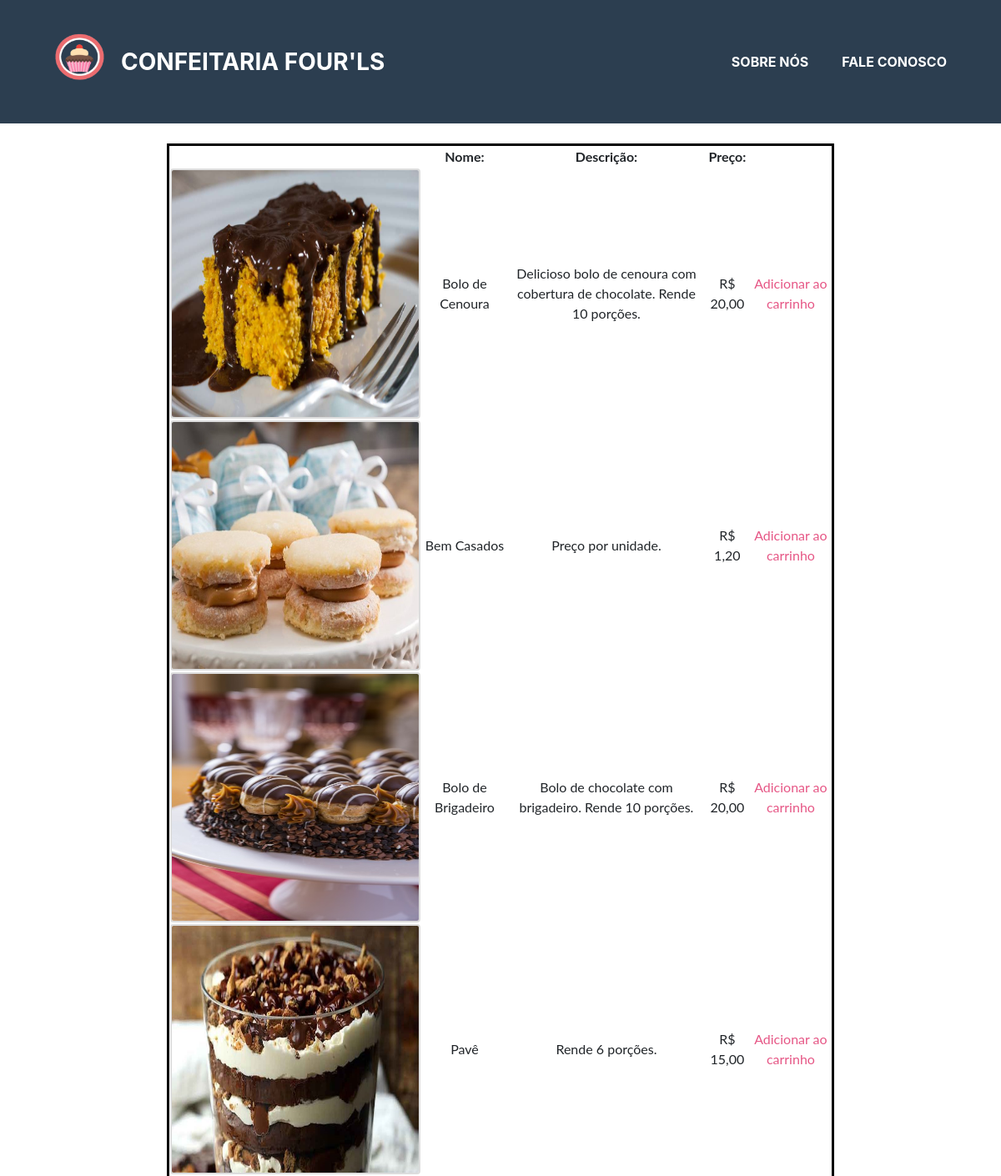
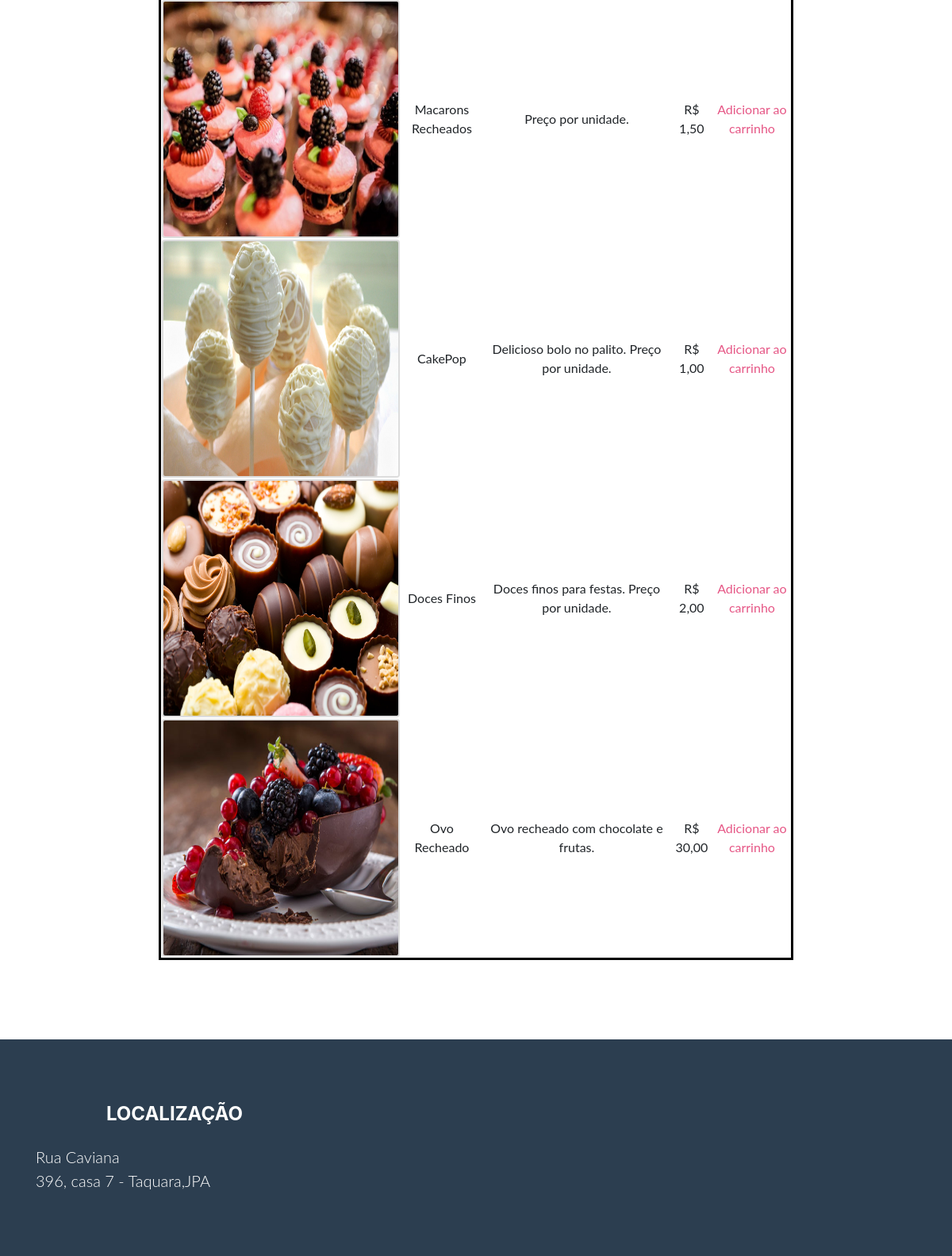
The page /src/paginainicial/cardapioinicial.php on the database its author committed (2 pictures, top to bottom).
### tables this page shows
CREATE TABLE produto(
id_produto INT NOT NULL PRIMARY KEY AUTO_INCREMENT,
nomepro VARCHAR (50),
descricao VARCHAR(300),
preco FLOAT,
imagem VARCHAR(250)
);

### src/paginacliente/cardapio/cardapioModel.php (called while the page is built, shortened)
<?php
    function buscarProdutos() {
        $conexao = getConnection();
        $select = $conexao->prepare("SELECT id_produto, nomepro, descricao, preco, imagem FROM produto");
        $select->execute();
        if ($select) {
            $fetch = $select->fetchAll();
            return $fetch;
        } else {
            die($select->errorInfo());
        }
        return null;
    }
?>

### src/paginacliente/cardapio/cardapioCtrl.php (called while the page is built)
<?php
    require "cardapioModel.php";
    function buscarProdutosCtrl() {
        return buscarProdutos();
    }

### src/paginainicial/cardapioinicial.php (the view, shortened to what this page needs)
<!DOCTYPE html>
<html lang="br">
<head>
  <link href="cardapio.css" rel="stylesheet" type="text/css">
  <link href="../paginacliente/cardapio/cardapio.css" rel="stylesheet">
</head>
<body id="page-top">
    <nav class="navbar navbar-expand-lg bg-secondary text-uppercase fixed-top" id="mainNav">
        <div class="container">
          <img class="logo" src="logo.png" height="100" width="100">
          <a class="navbar-brand js-scroll-trigger" href="../paginacliente.php">Confeitaria Four'ls</a>
          <div class="collapse navbar-collapse" id="navbarResponsive">
            <ul class="navbar-nav ml-auto">
              <li class="nav-item mx-0 mx-lg-1">
                <a class="nav-link py-3 px-0 px-lg-3" href="../paginacliente.php#sobrenos">Sobre nós</a>
              </li>
              <li class="nav-item mx-0 mx-lg-1">
                <a class="nav-link py-3 px-0 px-lg-3" href="../paginacliente.php#faleconosco">Fale conosco</a>
              </li>
        </ul>
      </div>
    </div>
  </nav>
      <div class="divider-custom divider-light">
      </div>
      <p class="masthead-subheading font-weight-light mb-0">Confeitaria - Gostosuras - Doces</p>
  <div style="display: block; margin: 100px;">
  <table class="tabela">
        <tr>
          <th>
          </th>
          <th>
            Nome:
          </th>
          <th>
            Descrição:
          </th>
          <th>
            Preço:
          </th>
          <th>
          </th>
        </tr>
  <?php
    require_once    "../paginacliente/cardapio/cardapioCtrl.php";
    $produtos = buscarProdutosCtrl();
    foreach($produtos as $produto){
  ?>
      <tr>
        <td>
          <img class= "imagem" src="../../Imagens_Produtos/<?php echo $produto['id_produto'];?>/<?php echo $produto['imagem'];?>"  />
        </td>
        <td>
          <?php echo $produto['nomepro']; ?>
        </td>
        <td>
          <?php echo $produto['descricao']; ?>
        </td>
        <td>
          <?php echo "R$ " . number_format($produto['preco'],2,",",".") ?>
        </td>
        <td>
          <a href="../carrinho/carrinho.php?acao=add&id_produto=<?php echo  $produto['id_produto']?>">Adicionar ao carrinho</a>
        </td>
      </tr>
  <?php
      }
  ?>
  </table>
  </div>
  <footer class="footer text-center">
    <div class="container">
    <div class="row">
      <div class="col-lg-4 mb-5 mb-lg-0">
      <h4 class="text-uppercase mb-4">Localização</h4>
      <p class="lead mb-0">Rua Caviana
      <br>396, casa 7 - Taquara,JPA</p>
  </div>
</div>
</div>
</html>

### src/paginainicial/cardapioinicial.php (style rules this page uses)
.tabela { text-align: center; margin: 100px; border: 3px solid black; width: 80%; height: 40px; }
.imagem { width: 300px; height: 300px; border: 2px solid #ddd; border-radius: 4px; }

### rows shown on the page
produto: imagem (picture), nomepro "Bolo de Cenoura", descricao "Delicioso bolo de cenoura com cobertura de chocolate. Rende 10 porções.", preco "20,00"
produto: imagem (picture), nomepro "Bem Casados", descricao "Preço por unidade.", preco "1,20"
produto: imagem (picture), nomepro "Bolo de Brigadeiro", descricao "Bolo de chocolate com brigadeiro. Rende 10 porções.", preco "20,00"
produto: imagem (picture), nomepro "Pavê", descricao "Rende 6 porções.", preco "15,00"
produto: imagem (picture), nomepro "Macarons Recheados", descricao "Preço por unidade.", preco "1,50"
produto: imagem (picture), nomepro "CakePop", descricao "Delicioso bolo no palito. Preço por unidade.", preco "1,00"
produto: imagem (picture), nomepro "Doces Finos", descricao "Doces finos para festas. Preço por unidade.", preco "2,00"
produto: imagem (picture), nomepro "Ovo Recheado", descricao "Ovo recheado com chocolate e frutas.", preco "30,00"
